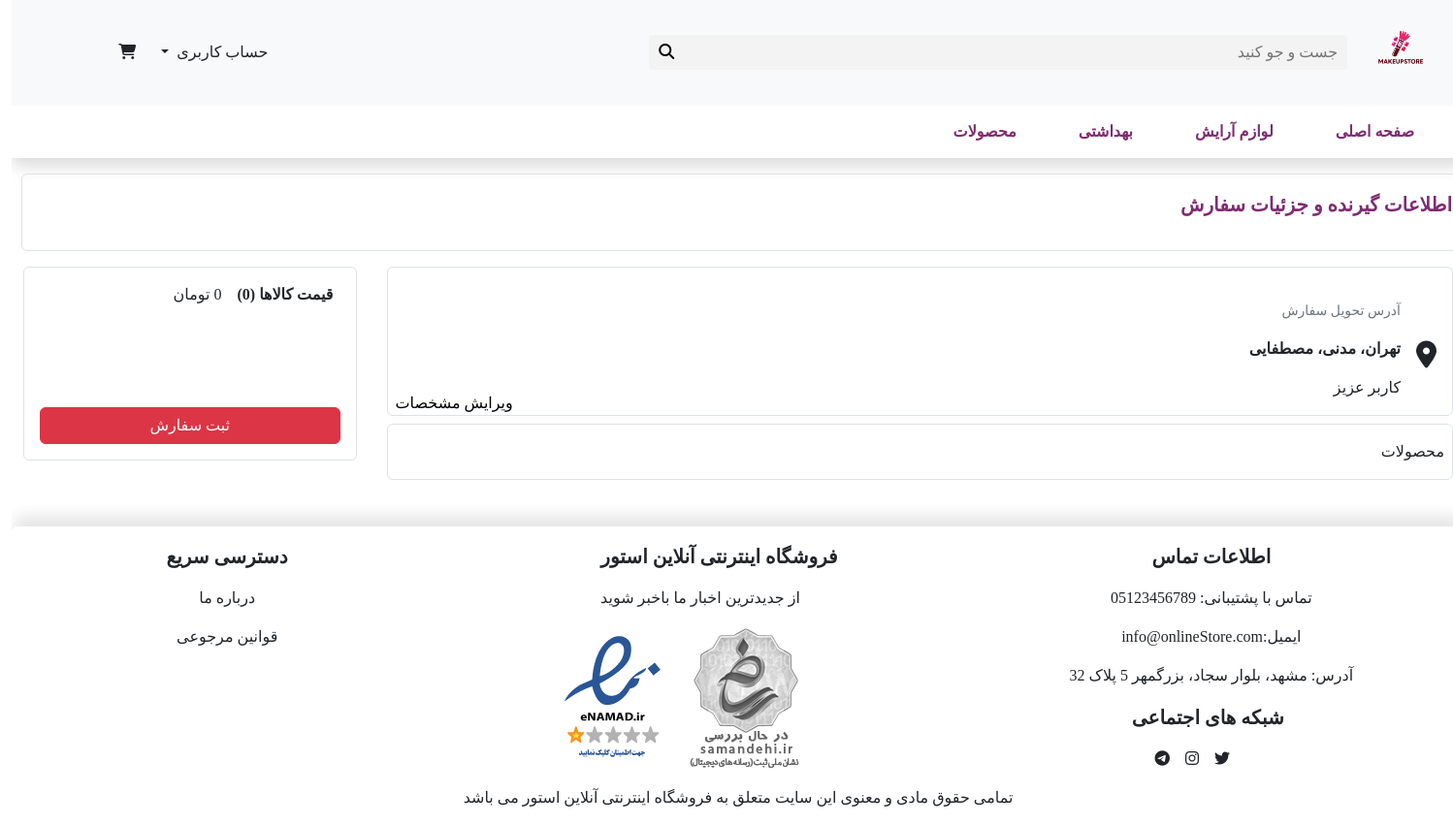
/order/order/ (signed in), run on the app's committed database.
### products/models.py (models this page shows, shortened)
class FirstCategory(BaseModel):
    name = models.CharField(max_length=255)
    slug = models.SlugField(unique=True, allow_unicode=True)

### accounts/models.py (models this page shows, shortened)
class Address(BaseModel):
    user = models.ForeignKey('User', models.CASCADE, 'user_address')
    neighbourhood = models.CharField(max_length=255)
    state = models.CharField(max_length=255)
    formatted_address = models.TextField()
    plaqe = models.CharField(max_length=255)
    floor = models.CharField(max_length=255)
    postal_code = models.CharField(max_length=10)

class User(AbstractBaseUser):
    phone_number = models.CharField(max_length=12, unique=True)
    first_name = models.CharField(max_length=255, null=True, blank=True)
    last_name = models.CharField(max_length=255, null=True, blank=True)
    email = models.EmailField(null=True,blank=True)
    is_active = models.BooleanField(default=True)
    birthday = models.CharField(max_length=10,null=True)
    is_admin = models.BooleanField(default=False)
    USERNAME_FIELD = 'phone_number'
    REQUIRED_FIELDS = ['first_name', 'last_name']
    object = UserManager()
    @property
    def full_name(self):
        if self.first_name and self.last_name:
            return f'{self.first_name} {self.last_name}'
        return 'کاربر عزیز'

### order/views.py (the view, shortened to what this page needs)
# urls.py: path('order/', views.ShoppingView.as_view(), name='Shopping'),
class ShoppingView(LoginRequiredMixin,View):
    template_name = 'order/order.html'
    form_class = ReceiverForm
    def get(self, request):
        ctx = {
            'cart': Cart(request),
            'Variant': VariantCart(request),
            'user_address': Address.objects.filter(user=request.user).first(),
            'form': self.form_class(instance=request.user)
        }
        return render(request, self.template_name, ctx)

### order/forms.py (shortened to what this page needs)
class ReceiverForm(forms.ModelForm):
    class Meta:
        model = User
        fields = ('phone_number', 'first_name', 'last_name')
        widgets = {
            'phone_number': forms.TextInput(attrs={'class': 'form-control'}),
            'last_name': forms.TextInput(attrs={'class': 'form-control'}),
            'first_name': forms.TextInput(attrs={'class': 'form-control'})
        }
        labels = {
            'phone_number': 'شماره تلفن',
            'last_name': 'نام خانوادگی',
            'first_name': 'نام'
        }

### cart/cart.py (called while the page is built)
    @property
    def get_total_price(self):
        return sum(
            i['quantity'] * int(i['after_dis']) if i.get('after_dis') else i['quantity'] * int(i['price'])
            for i in self.cart.values())

    @property
    def get_total_profit(self):
        return sum(
            (int(i['price']) - int(i['profit'])) * int(i['quantity'])
            for i in self.cart.values()
            if 'profit' in i and i['profit'] and i['profit'] != 'False'
        )

    def __len__(self):
        return sum(
            1 for i in self.cart.values()
        )

    @property
    def get_total_price(self):
        return sum(
            i['quantity'] * int(i['after_dis']) if i.get('after_dis') else i['quantity'] * int(i['price'])
            for i in self.variant_cart.values())

    @property
    def get_total_profit(self):
        return sum(
            (int(i['price']) - int(i['profit'])) * int(i['quantity'])
            for i in self.variant_cart.values()
            if 'profit' in i and i['profit'] and i['profit'] != 'False'
        )

    def __len__(self):
        return sum(
            1 for i in self.variant_cart.values()
        )

### cart/contextProcessor.py (called while the page is built)
def cartContext(request):
    return {
        'cart': Cart(request),
        'variant':VariantCart(request),
        'len_cart': Cart(request).__len__(),
        'len_variant':VariantCart(request).__len__(),
    }

### home/templatetags/filter_tag.py (called while the page is built)
@register.filter
def urlCheck(value, arg):
    return value.startswith(arg)

### products/contextProcessor.py (called while the page is built)
def category(request):
    return {
        'FirstCategory':FirstCategory.objects.all(),
        'seen_product':SeenProduct.objects.filter(user=request.user) if request.user.is_authenticated else None
    }

### order/templates/order/order.html (shortened to what this page needs)
{% extends '_base.html' %}
{% load humanize %}
{% block content %}
    <div class="container-fluid  ">
        <div class="row border  rounded" style="width: 93rem;">
            <div class="col-5">
                <p class="text-dark-purple fw-bold fs-5 py-3">اطلاعات گیرنده و جزئیات سفارش</p>
            </div>
        </div>
        <div style="" class="row mt-3 d-flex justify-content-between ">
            <div class="col-9">
                <div class="border pt-3 px-2 gap-3 rounded d-flex flex-row align-items-end justify-content-between">
                    <div class="pt-3 px-2 gap-3 rounded d-flex flex-row align-items-center ">
                        <div>
                            <i class="fa-solid fa-location-dot fs-3"></i>
                        </div>
                        <div>
                            <small class="text-secondary">آدرس تحویل سفارش</small>
                            <div class="mt-3">
                                <p class="fw-bold">{% if address_user %}{{ address_user.formatted_address }}{% else %}
                                    {{ user_address.formatted_address }}{% endif %}</p>
                                <p>{% if receiver %}{{ receiver.receiver_fname }} {{ receiver.receiver_lname }}{% else %}
                                    {{ request.user.full_name }}{% endif %}</p>
                            </div>
                        </div>
                    </div>
                    <div>
                        <button type="button" class="btn-pay" data-bs-toggle="modal"
                                data-bs-target="#exampleModal">
                            ویرایش مشخصات
                        </button>
                    </div>
                </div>
                <div class="border mt-2 pt-3 px-2 gap-3 rounded ">
                    <p>محصولات </p>
                </div>
            </div>
            <div class="col-3">
                <div class="border rounded p-3 d-flex flex-column justify-content-between gap-3" style="height: 200px">
                    <div class="d-flex flex-column gap-3">
                        <div class="d-flex align-items-center gap-3">
                            <p class="fw-bold">قیمت کالاها ({{ len_cart | add:len_variant }})</p>
                            <p>{{ cart.get_total_price |add:variant.get_total_price | intcomma }} تومان </p>
                        </div>
                    </div>
                    <form method="post" novalidate action="{% url 'order:SendOrder' %}">
                        <button  type="submit" style="text-decoration: none" href="" class="col-12 btn btn-danger">ثبت
                            سفارش
                        </button>
                    </form>
                </div>
            </div>
        </div>
    </div>
{% endblock %}

### templates/incs/navbar.html (shortened to what this page needs)
{% load humanize %}
{% load filter_tag %}
<header class="shadow bg-light ">
    <section style="">
        <div class="row m-0 d-flex align-items-center justify-content-center">
            <div class="col-9 d-flex align-items-center justify-content-start">
                <h1 class="logo m-4">logo</h1>
                <form method="get" novalidate action="{% url 'products:products' %}">
                    <div class="search-box d-flex align-items-center justify-content-center">
                        <input type="text" name="search" placeholder="جست و جو کنید">
                        <button type="submit">
                            <i class=" fa fa-search" aria-hidden="true"></i>
                        </button>
                    </div>
                </form>
            </div>
            <div class="col-3 d-flex align-items-center justify-content-center">
                {% if user.is_authenticated %}
                    <div class="dropdown text-dark-purple">
                        <button class="btn  dropdown-toggle" type="button" data-bs-toggle="dropdown"
                                aria-expanded="false">
                            حساب کاربری
                        </button>
                    </div>
                {% else %}
                    <a href="{% url 'accounts:Register' %}" class="btn text-dark-purple">
                        <i class="fa-solid fa-cart-shopping text-dark-purple">
                        </i>
                        <span>ثبت نام | ورود</span>
                    </a>
                {% endif %}
                <div class="cart-container">
                    <a href="{% url 'cart:cartShow' %}" class="btn text-dark-purple">
                        <i id="cart" class="fa-solid text-dark fa-cart-shopping text-dark-purple"></i>
                    </a>
            </div>
        </div>
    </section>
    <nav>
        <ul>
            <li><a href="{% url 'Home:home' %}">صفحه اصلی</a></li>
            {% for cat1 in FirstCategory %}
                <li><a href="{% url 'products:products' cat1.id cat1.slug %}">{{ cat1.name }}</a>
                </li>
                </ul>
            {% endfor %}
        <li><a href="{% url 'products:products' %}">محصولات </a></li>
    </nav>
</header>

### static/css/style.css (style rules this page uses)
* { padding: 0; margin: 0; direction: rtl; font-family: 'Vazir'; }
body { overflow-x: hidden; }
nav ul { background: #ffffff; padding: 0 20px; list-style: none; position: relative; }
nav ul:after { content: ""; clear: both; display: block; }
nav ul li { float: right; position: relative; font-weight: bold; box-sizing: border-box; }
nav ul li a { display: block; padding: 15px 32px; color: #7f2c70; text-decoration: none; }
.search-box { width: 45rem; background-color: #f3f3f3; border-radius: 4px; padding: 6px 10px; }
.search-box > input { outline: none; border: none; width: 100%; background-color: #f3f3f3; }
.search-box button { border: 0; outline: 0; background-color: transparent; }
.logo { font-size: 0; background-size: contain; width: 3.80rem; height: 3.80rem; background-repeat: no-repeat; background-position: center center; background-image: url("../../media/extra/Screenshot__259_-removebg-preview.png"); }
.text-dark-purple { color: #7f2c70; }
#cart { position: relative; text-decoration: none; color: blue; font-weight: bold; }
.btn-pay { border: 0; outline: none; background-color: transparent; }
a { text-decoration: none; color: black; }
.flex-column { margin-right: 7px; text-align: right; }

### templates/incs/footer.html (style rules this page uses)
ul { list-style: none; }

### data on the page
FirstCategory: name "لوازم آرایش"
FirstCategory: name "بهداشتی"
Address: formatted_address "تهران، مدنی، مصطفایی"
User: user.full_name "کاربر عزیز"

### other printed values
{{ len_cart | add:len_variant }} "0"
{{ cart.get_total_price |add:variant.get_total_price | intcomma }} "0"
